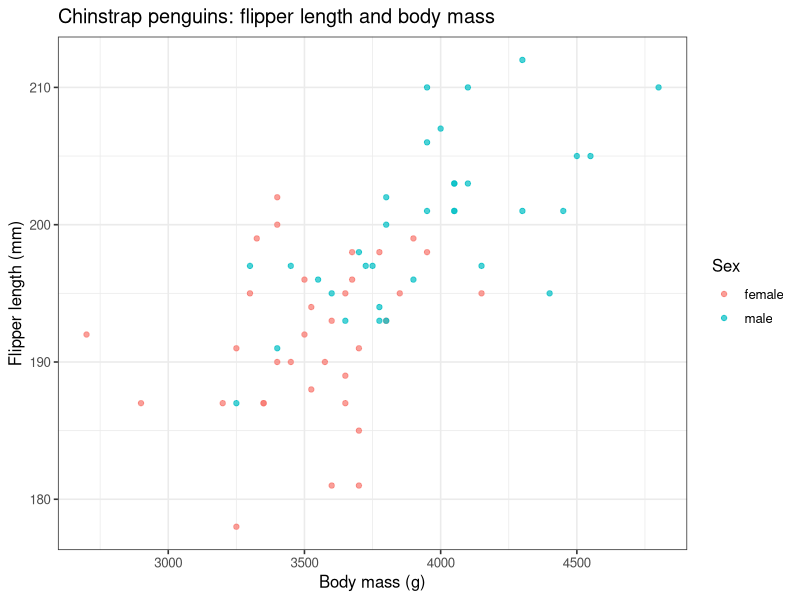
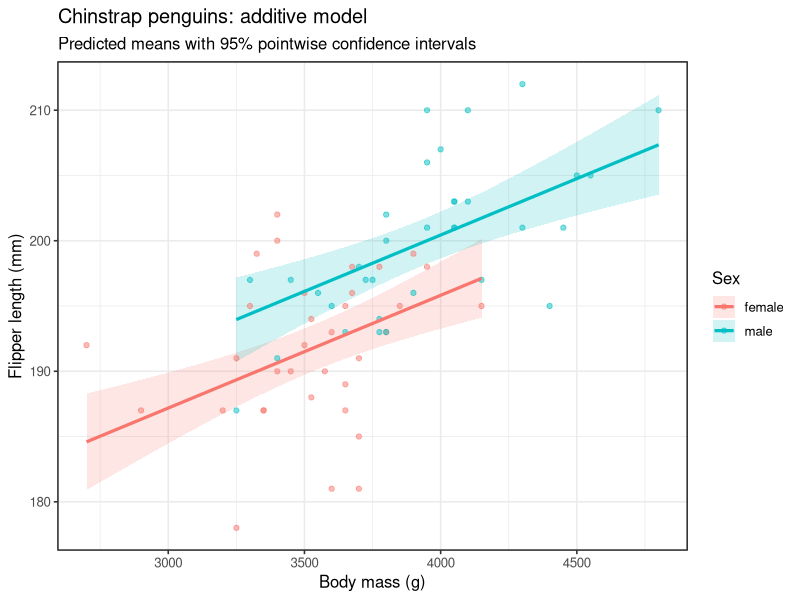
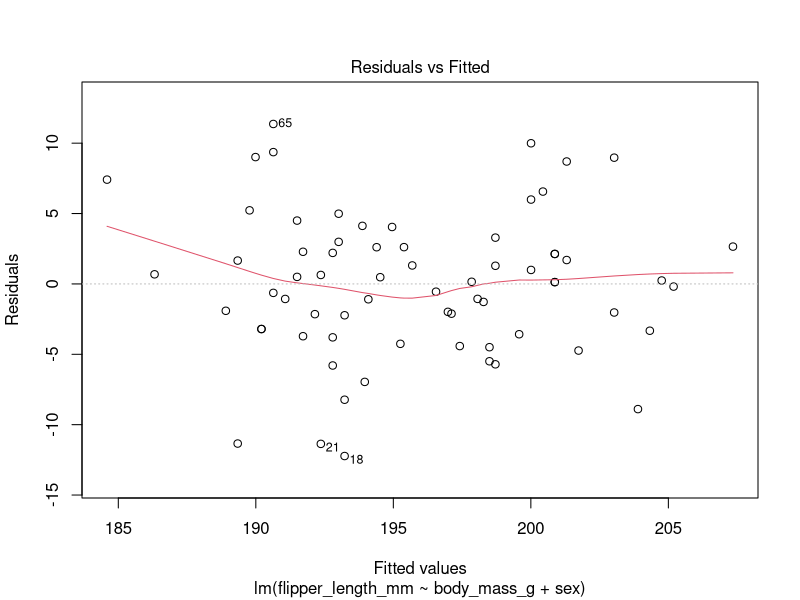
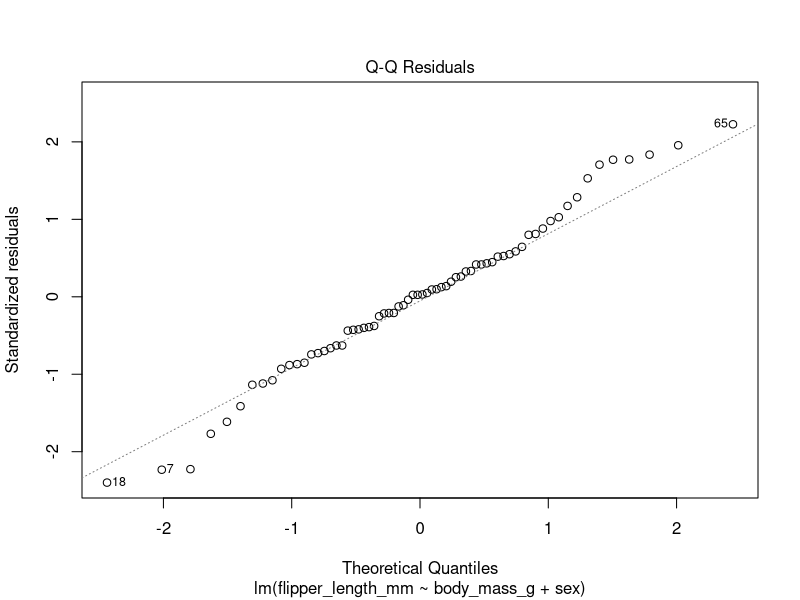
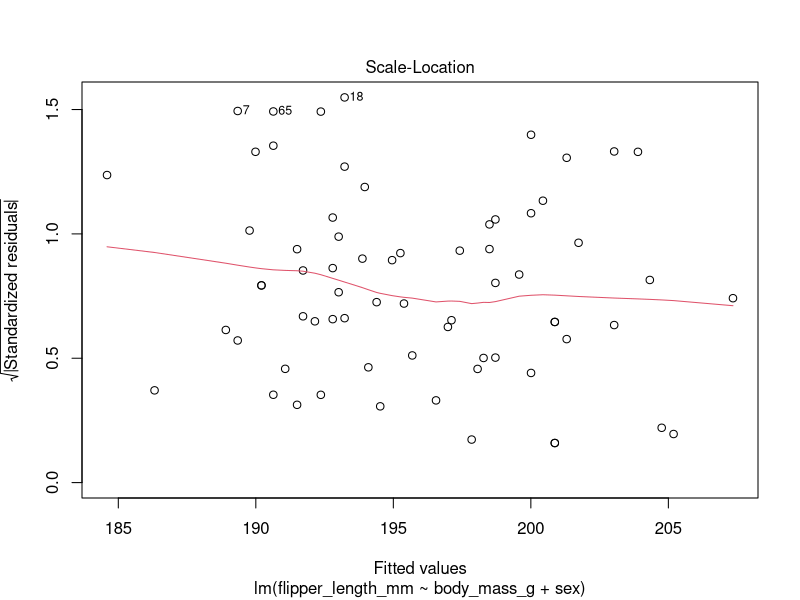
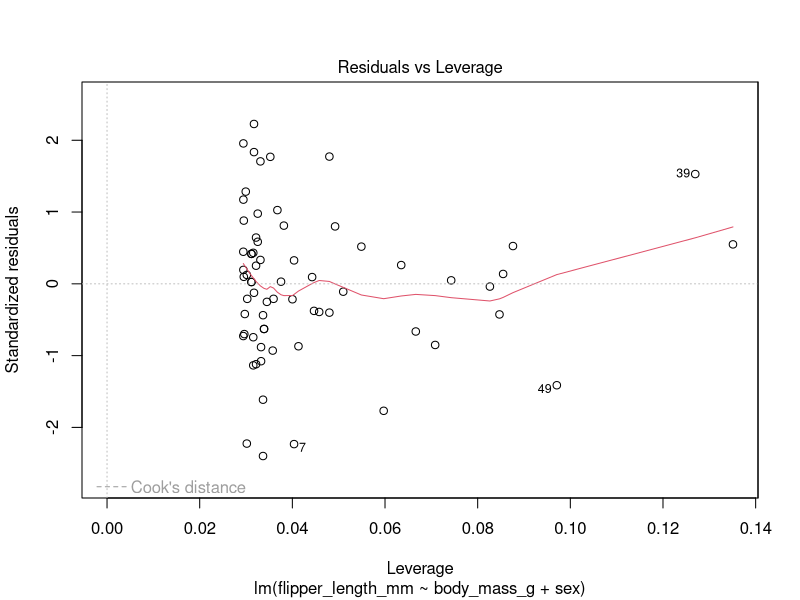
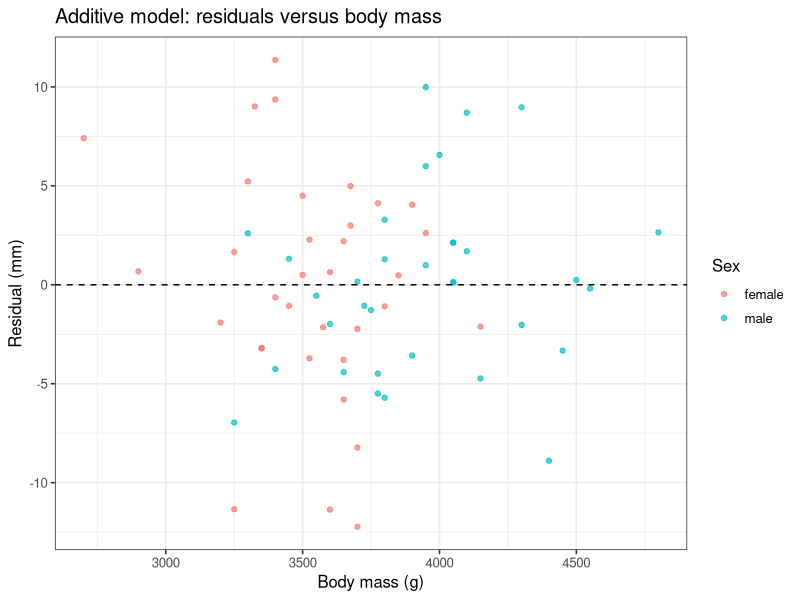
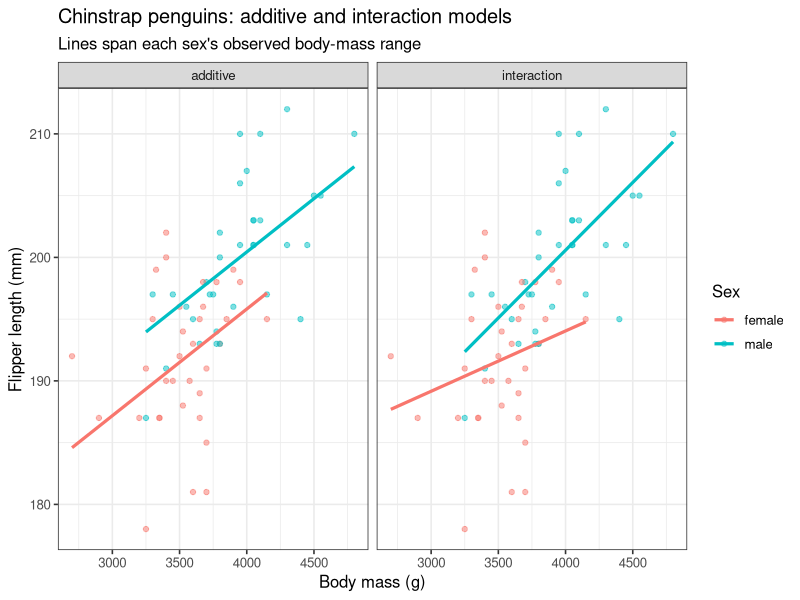

Here is the R script that generated these plots, in order:
# ============================================================================
# Multiple regression in R -- ANSWER KEY
#
# Questions are followed by worked code and example written answers.
# Results use palmerpenguins::penguins, restricted to Chinstrap penguins.
# Requires tidyverse, broom, and palmerpenguins to be installed.
# Run sections interactively in RStudio to inspect tables and plots.
# ============================================================================

	library(tidyverse)
	library(broom)
	library(palmerpenguins)
	
	theme_set(theme_bw(base_size = 12))

# ----------------------------------------------------------------------------
# 1. Prepare and explore the data
# ----------------------------------------------------------------------------
# Question: How does mean flipper length vary with body mass and sex
# in Chinstrap penguins?
#
# a. Create chinstrap_dat: keep Chinstrap penguins, remove missing values
#    in flipper_length_mm, body_mass_g, bill_depth_mm, and sex, and make
#    female the reference level for sex. Use this sample throughout.

	chinstrap_dat <- penguins |>
	  filter(species == "Chinstrap") |>
	  drop_na(flipper_length_mm, body_mass_g, bill_depth_mm, sex) |>
	  mutate(sex = factor(sex, levels = c("female", "male")))

# b. Count the penguins of each sex.
	chinstrap_dat |>
	  count(sex)
	
# Answer: 68 penguins: 34 females and 34 males.

# c. Plot body mass (x) and flipper length (y), colored by sex.
	p_explore <- ggplot(
	  data = chinstrap_dat,
	  mapping = aes(x = body_mass_g, y = flipper_length_mm, color = sex)
	) +
	  geom_point(alpha = 0.7) +
	  labs(
	    x = "Body mass (g)",
	    y = "Flipper length (mm)",
	    color = "Sex",
	    title = "Chinstrap penguins: flipper length and body mass"
	  )
	
	p_explore

# d. Describe the relationship and the overlap in body-mass ranges.
	
	chinstrap_dat |>
	  group_by(sex) |>
	  summarize(
	    min_mass_g = min(body_mass_g),
	    max_mass_g = max(body_mass_g),
	    .groups = "drop"
	  )

	# Example answer: Flipper length generally increases with body mass.
	# Females range from 2700 to 4150 g; males range from 3250 to 4800 g.
	# Their observed ranges overlap from 3250 to 4150 g. Comparisons between
	# sexes at the same mass are best supported within this shared range.

# ----------------------------------------------------------------------------
# 2. Fit and interpret an additive model 
# ----------------------------------------------------------------------------
# a. Fit an additive model using body mass and sex as predictors.
	
	chinstrap_add <- lm(
	  flipper_length_mm ~ body_mass_g + sex,
	  data = chinstrap_dat
	)

# b. Examine coefficients with 95% confidence intervals.

	add_coefficients <- tidy(chinstrap_add, conf.int = TRUE)
	add_coefficients

# c. Interpret each coefficient, including units and what is held constant.

	# Answer:
	# - Intercept = 161.269 mm: predicted mean flipper length for a female
	#   with body mass 0 g. 
	# - body_mass_g = 0.008637 mm/g: a 1 g increase in body mass is associated
	#   with a predicted 0.008637 mm increase in mean flipper length, holding
	#   sex constant. This model assumes the same slope for both sexes.
	# - sexmale = 4.620 mm: at the same body mass, predicted mean flipper
	#   length is 4.620 mm greater for males than females. The model assumes
	#   this difference is constant across body mass.

# d. Calculate the predicted change for a 100 g increase in body mass.
	
	change_per_100g <- add_coefficients |>
	  filter(term == "body_mass_g") |>
	  transmute(change_per_100g_mm = estimate * 100)
	
	change_per_100g

	# Answer: About 0.864 mm greater mean flipper length per 100 g increase,
	# holding sex constant.

# e. Does the sexmale confidence interval include zero? Interpret it.

	add_coefficients |>
	  filter(term == "sexmale") |>
	  select(term, estimate, conf.low, conf.high, p.value)

	# Answer: No. The interval is approximately 1.636 to 7.604 mm.
	# Under the additive model and its assumptions, there is evidence of
	# greater mean flipper length for males at the same body mass.

# f. What assumption is made about slopes?
	
	# Answer: Females and males share one body-mass slope; predicted lines
	# are parallel. Fitting this model does not establish that population
	# slopes are identical.

# ----------------------------------------------------------------------------
# 3. Generate and plot predictions 
# ----------------------------------------------------------------------------
# a. Generate 100 masses within each sex's observed body-mass range.

	chinstrap_grid <- chinstrap_dat |>
  	group_by(sex) |>
  	reframe(
  	  body_mass_g = seq(
  	    min(body_mass_g),
  	    max(body_mass_g),
  	    length.out = 100
  	  )
  	)

# b. Generate predicted means and 95% confidence intervals.
	
	chinstrap_predictions <- predict(
	  chinstrap_add,
	  newdata = chinstrap_grid,
	  interval = "confidence",
	  level = 0.95
	) |>
	  as_tibble()
	

	chinstrap_bands <- bind_cols(chinstrap_grid, chinstrap_predictions)

	head(chinstrap_bands)

# c. Plot observations, predictions, and confidence ribbons.
	p_additive <- ggplot(
	  data = chinstrap_dat,
	  mapping = aes(x = body_mass_g, y = flipper_length_mm, color = sex)) +
	  geom_ribbon(
	    data = chinstrap_bands,
	    mapping = aes(
	      x = body_mass_g, ymin = lwr, ymax = upr,
	      fill = sex, group = sex),
	    inherit.aes = FALSE,
	    alpha = 0.18) +
	  geom_point(alpha = 0.5) +
	  geom_line(
	    data = chinstrap_bands,
	    mapping = aes(y = fit, group = sex),
	    linewidth = 1.1) +
	  labs(
	    x = "Body mass (g)",
	    y = "Flipper length (mm)",
	    color = "Sex", fill = "Sex",
	    title = "Chinstrap penguins: additive model",
	    subtitle = "Predicted means with 95% pointwise confidence intervals"
	  )

	p_additive

# d. Why are the predicted lines parallel?
	
	# Answer: The additive model fits one shared body-mass slope. The sexmale
	# coefficient shifts the male line vertically without changing its slope.

# e. What do the shaded bands describe?
	
	# Answer: Uncertainty in the predicted mean flipper length at each mass
	# for each sex, under model assumptions. 
	
# ----------------------------------------------------------------------------
# 4. Fit and evaluate an interaction model 
# ----------------------------------------------------------------------------
# a. Fit a model that allows the body-mass slope to differ by sex.
	
	chinstrap_int <- lm(
	  flipper_length_mm ~ body_mass_g * sex,
	  data = chinstrap_dat
	)

# b. Inspect coefficients and confidence intervals.
	
	int_coefficients <- tidy(chinstrap_int, conf.int = TRUE)
	
	int_coefficients

# c. Report the female slope, slope difference, and male slope.
	
	female_slope <- int_coefficients |>
	  filter(term == "body_mass_g") |>
	  pull(estimate)
	
	slope_difference <- int_coefficients |>
	  filter(term == "body_mass_g:sexmale") |>
	  pull(estimate)
	
	slope_summary <- tibble(
	  female_slope_mm_per_g = female_slope,
	  male_minus_female_slope_mm_per_g = slope_difference,
	  male_slope_mm_per_g = female_slope + slope_difference
	)
	
	slope_summary
	
	# Answer: Female slope = 0.004883 mm/g; male-minus-female difference =
	# 0.006085 mm/g; male slope = 0.010968 mm/g. The estimated male slope
	# is steeper, but its difference from the female slope is uncertain.

# d. Explain the change in the sexmale interpretation.
	
	# Answer: In the additive model, sexmale is the constant male-minus-female
	# difference at any common body mass. In the interaction model, sexmale
	# is that difference specifically at body mass 0 g (about -17.802 mm).
	# With an interaction, the difference at mass x is:
	#   sexmale coefficient + interaction coefficient * x.

# e. Compare AIC values and calculate the difference.
	
	aic_comparison <- AIC(chinstrap_add, chinstrap_int) |>
	  as_tibble(rownames = "model") |>
	  mutate(delta_AIC = AIC - min(AIC))
	
	aic_comparison

	# Answer: Additive AIC is approximately 421.754; interaction AIC is
	# approximately 421.324. The interaction model is lower by about 0.430.
	# This small difference indicates similar support; AIC does not clearly
	# favor retaining the interaction. Both models use the same response
	# and the same observations.

# f. Examine uncertainty in the interaction coefficient.

		int_coefficients |>
  		filter(term == "body_mass_g:sexmale") |>
  		select(term, estimate, conf.low, conf.high, p.value)

	# Answer: The 95% interval is approximately -0.001881 to 0.014050 mm/g.
	# It includes zero, so there is not clear evidence of different population
	# slopes at the 5% significance level under these model assumptions.

# g. Which model would you select, and why?
	# Example answer: Select additive model because AIC support
	# is similar and the additional interaction coefficient is uncertain.
	# The simpler model is more parsimonious. No support for different slopes by sex. 

# ----------------------------------------------------------------------------
# 5. Examine model diagnostics 
# ----------------------------------------------------------------------------
# Use the additive model selected in the example answer above.
# a. Inspect all four default diagnostic plots.

	plot(chinstrap_add)

# b. Obtain fitted values and residuals.

	chinstrap_results <- augment(chinstrap_add, data = chinstrap_dat)

# c. Plot residuals against body mass, colored by sex.
	
	p_residuals <- ggplot(
	  data = chinstrap_results,
	  mapping = aes(x = body_mass_g, y = .resid, color = sex)
	) +
	  geom_point(alpha = 0.7) +
	  geom_hline(yintercept = 0, linetype = "dashed") +
	  labs(
	    x = "Body mass (g)",
	    y = "Residual (mm)",
	    color = "Sex",
	    title = "Additive model: residuals versus body mass"
	  )
	
	p_residuals

# d-e. Describe curvature, spread, group patterns, and the Q-Q plot.
	
	# Example interpretation: The points show substantial scatter. Relative
	# to the shared fitted slope, females have a shallower estimated linear
	# relationship and males a steeper one, so weak opposing residual trends
	# by sex are worth inspecting. The interaction comparison did not provide
	# clear evidence that separate population slopes are needed.
	# Assess whether any apparent curve or change in spread is driven by a
	# few observations, especially toward the ends of each group's mass range.
	# Compare the Q-Q points with the reference line, including the tails.
	# Mild departures alone would not automatically invalidate the model.

	# One reasonable follow-up is to inspect observations with high leverage
	# or Cook's distance and evaluate sensitivity to influential observations.
	# Do not delete observations simply because they have large residuals.
	# Diagnostic plots do not establish independence: consider how penguins
	# were sampled, including possible grouping by year or location.

# Identify observations for possible follow-up; ranking is not a deletion rule.
	
	chinstrap_results |>
	  arrange(desc(.cooksd)) |>
	  select(body_mass_g, flipper_length_mm, sex, .resid, .hat, .cooksd) |>
	  slice_head(n = 3)

# ----------------------------------------------------------------------------
# 6. Center and standardize numeric predictors 
# ----------------------------------------------------------------------------
# New question: How does mean flipper length vary with body mass and
# bill depth?
#
# a. Fit the model in original units.
	
	chinstrap_numeric <- lm(
	  flipper_length_mm ~ body_mass_g + bill_depth_mm,
	  data = chinstrap_dat
	)

# b. Center each predictor using its mean.
	
	chinstrap_dat <- chinstrap_dat |>
	  mutate(
	    body_mass_c = body_mass_g - mean(body_mass_g),
	    bill_depth_c = bill_depth_mm - mean(bill_depth_mm)
	  )

# c. Fit a model with centered predictors.
	
	chinstrap_centered <- lm(
	  flipper_length_mm ~ body_mass_c + bill_depth_c,
	  data = chinstrap_dat
	)

# d. Standardize both predictors: subtract the mean, then divide by SD.
	
	chinstrap_dat <- chinstrap_dat |>
	  mutate(
	    body_mass_z = (body_mass_g - mean(body_mass_g)) / sd(body_mass_g),
	    bill_depth_z = (bill_depth_mm - mean(bill_depth_mm)) / sd(bill_depth_mm)
	  )

# e. Fit a model with standardized predictors.
	
	chinstrap_standardized <- lm(
	  flipper_length_mm ~ body_mass_z + bill_depth_z,
	  data = chinstrap_dat
	)

# f. Examine coefficients and interpret the coefficients.
	
	coefficient_comparison <- bind_rows(
	  original = tidy(chinstrap_numeric, conf.int = TRUE),
	  centered = tidy(chinstrap_centered, conf.int = TRUE),
	  standardized = tidy(chinstrap_standardized, conf.int = TRUE),
	  .id = "model") |>
	  select(model, term, estimate, std.error, conf.low, conf.high)
	
	coefficient_comparison

	# Answer: The centered intercept is approximately 195.824 mm: predicted
	# mean flipper length at the sample's mean mass (3733.088 g) and mean
	# bill depth (18.421 mm). 

	# The body_mass_z coefficient is approximately 3.269 mm: a one-SD
	# increase in body mass (about 384.335 g) is associated with a predicted
	# 3.269 mm increase in mean flipper length, holding bill depth constant.

	# The bill_depth_z coefficient is approximately 2.161 mm per one-SD 
	# increase in bill depth (about 1.135 mm), holding body mass constant. 

# g. Verify equality of fitted values, allowing for numerical rounding.
	
	all.equal(
	  fitted(chinstrap_numeric),
	  fitted(chinstrap_standardized)
	)
# Answer: TRUE.

# h. Explain what happens to the slope if you center or standardize. 
	
	# Answer:
	# - Centering shifts the predictor origin. A 1 g or 1 mm increment still
	#   has its original size, so the additive-model slopes are unchanged.
	# - Standardizing changes to units of SD. Each new slope
	#   equals the original slope multiplied by that predictor's sample SD.
	# - Flipper length was not standardized. The response remains in mm.
	# - Centered and standardized models have the same intercept because
	#   both assign zero to each predictor's sample mean.

# Optional check of the means, SDs, and fit summaries:
	
	chinstrap_dat |>
	  summarize(
	    mean_mass_c = mean(body_mass_c),
	    mean_depth_c = mean(bill_depth_c),
	    mean_mass_z = mean(body_mass_z),
	    mean_depth_z = mean(bill_depth_z),
	    sd_mass_z = sd(body_mass_z),
	    sd_depth_z = sd(bill_depth_z)
	  )
	
	bind_rows(
	  original = glance(chinstrap_numeric),
	  centered = glance(chinstrap_centered),
	  standardized = glance(chinstrap_standardized),
	  .id = "model"
	) |>
	  select(model, nobs, r.squared, adj.r.squared, sigma, AIC)
	
# i. Would standardizing fix curvature or unequal residual variance?
	
	# Answer: No. Centering and standardizing predictors leave fitted values
	# and residuals unchanged for these equivalent additive linear models.
	# They also do not remove correlation between the two predictors.

# ============================================================================
# Optional extension if time:
# compare additive and interaction predictions visually
# ============================================================================
# Generate predictions on the same grid and plot models side by side.
	
	comparison_lines <- bind_rows(
	  additive = augment(chinstrap_add, newdata = chinstrap_grid),
	  interaction = augment(chinstrap_int, newdata = chinstrap_grid),
	  .id = "model"
	)
	
	p_comparison <- ggplot(
	  data = chinstrap_dat,
	  mapping = aes(x = body_mass_g, y = flipper_length_mm, color = sex)
	) +
	  geom_point(alpha = 0.5) +
	  geom_line(
	    data = comparison_lines,
	    mapping = aes(y = .fitted, group = sex),
	    linewidth = 1.1
	  ) +
	  facet_wrap(~ model) +
	  labs(
	    x = "Body mass (g)",
	    y = "Flipper length (mm)",
	    color = "Sex",
	    title = "Chinstrap penguins: additive and interaction models",
	    subtitle = "Lines span each sex's observed body-mass range"
	  )
	
	p_comparison

	# Example answer: The interaction shows a steeper male slope and a
	# shallower female slope. Predictions are fairly similar across much of
	# the data, with greater differences toward the ends of each group's
	# observed range. Similar AIC support and the interaction CI
	# support a cautious interpretation of these visual differences.
	# ============================================================================
